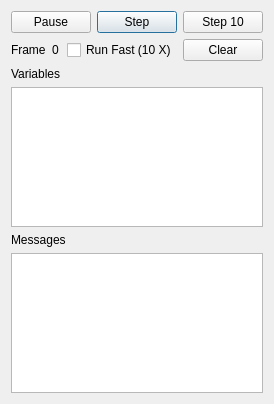
<?xml version="1.0" encoding="UTF-8"?>
<ui version="4.0">
 <class>DebugWindowDialog</class>
 <widget class="QDialog" name="DebugWindowDialog">
  <property name="geometry">
   <rect>
    <x>0</x>
    <y>0</y>
    <width>210</width>
    <height>404</height>
   </rect>
  </property>
  <property name="windowTitle">
   <string>Dialog</string>
  </property>
  <layout class="QVBoxLayout" name="verticalLayout">
   <item>
    <layout class="QHBoxLayout" name="topButtonLayout">
     <item>
      <widget class="QPushButton" name="pauseButton">
       <property name="text">
        <string>Pause</string>
       </property>
       <property name="checkable">
        <bool>true</bool>
       </property>
      </widget>
     </item>
     <item>
      <widget class="QPushButton" name="stepButton">
       <property name="text">
        <string>Step</string>
       </property>
       <property name="default">
        <bool>true</bool>
       </property>
      </widget>
     </item>
     <item>
      <widget class="QPushButton" name="stepTenButton">
       <property name="text">
        <string>Step 10</string>
       </property>
      </widget>
     </item>
    </layout>
   </item>
   <item>
    <layout class="QHBoxLayout" name="secondRowLayout">
     <item>
      <widget class="QLabel" name="frameLabel">
       <property name="text">
        <string>Frame</string>
       </property>
      </widget>
     </item>
     <item>
      <widget class="QLabel" name="frameNumberLabel">
       <property name="text">
        <string>0</string>
       </property>
      </widget>
     </item>
     <item>
      <spacer name="horizontalSpacer">
       <property name="orientation">
        <enum>Qt::Horizontal</enum>
       </property>
       <property name="sizeHint" stdset="0">
        <size>
         <width>40</width>
         <height>20</height>
        </size>
       </property>
      </spacer>
     </item>
     <item>
      <widget class="QCheckBox" name="runFastCheckBox">
       <property name="text">
        <string>Run Fast (10 X)</string>
       </property>
      </widget>
     </item>
     <item>
      <widget class="QPushButton" name="clearButton">
       <property name="text">
        <string>Clear</string>
       </property>
      </widget>
     </item>
    </layout>
   </item>
   <item>
    <widget class="QLabel" name="variablesLabel">
     <property name="text">
      <string>Variables</string>
     </property>
    </widget>
   </item>
   <item>
    <widget class="QTextEdit" name="variablesTextEdit">
     <property name="readOnly">
      <bool>true</bool>
     </property>
    </widget>
   </item>
   <item>
    <widget class="QLabel" name="messagesLabel">
     <property name="text">
      <string>Messages</string>
     </property>
    </widget>
   </item>
   <item>
    <widget class="QTextEdit" name="messagesTextEdit">
     <property name="readOnly">
      <bool>true</bool>
     </property>
    </widget>
   </item>
  </layout>
 </widget>
 <resources/>
 <connections/>
</ui>
